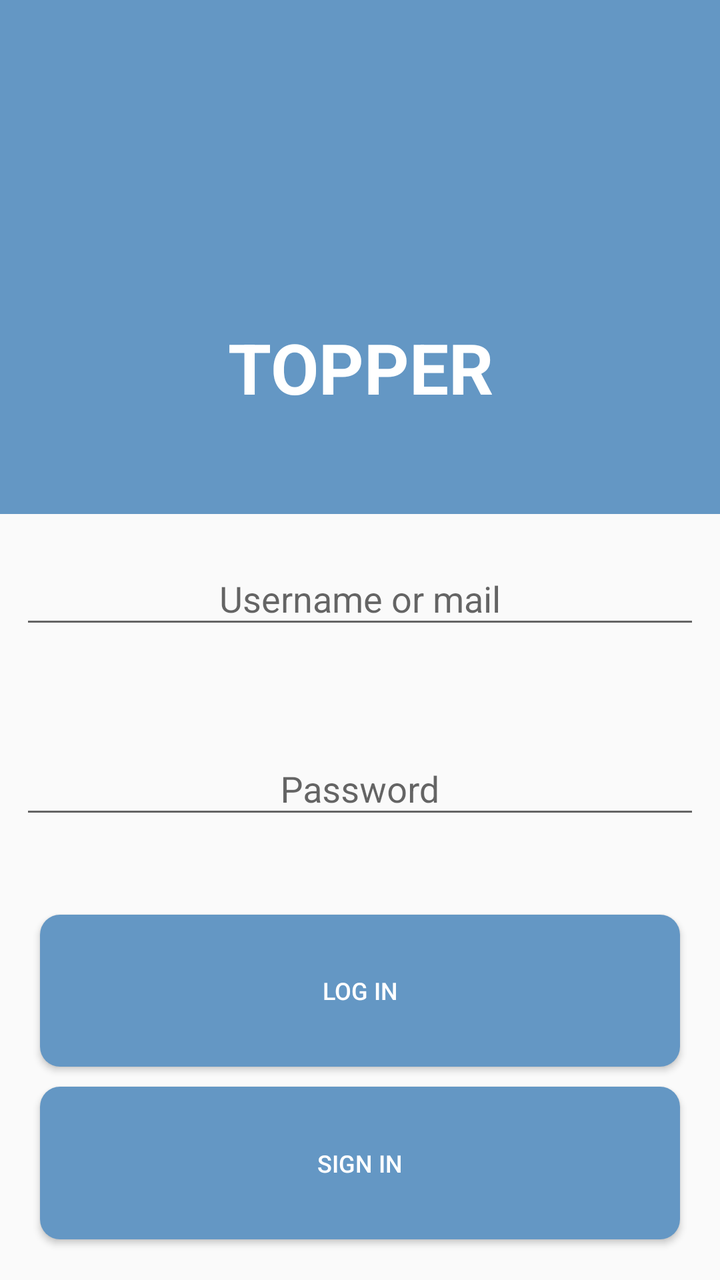
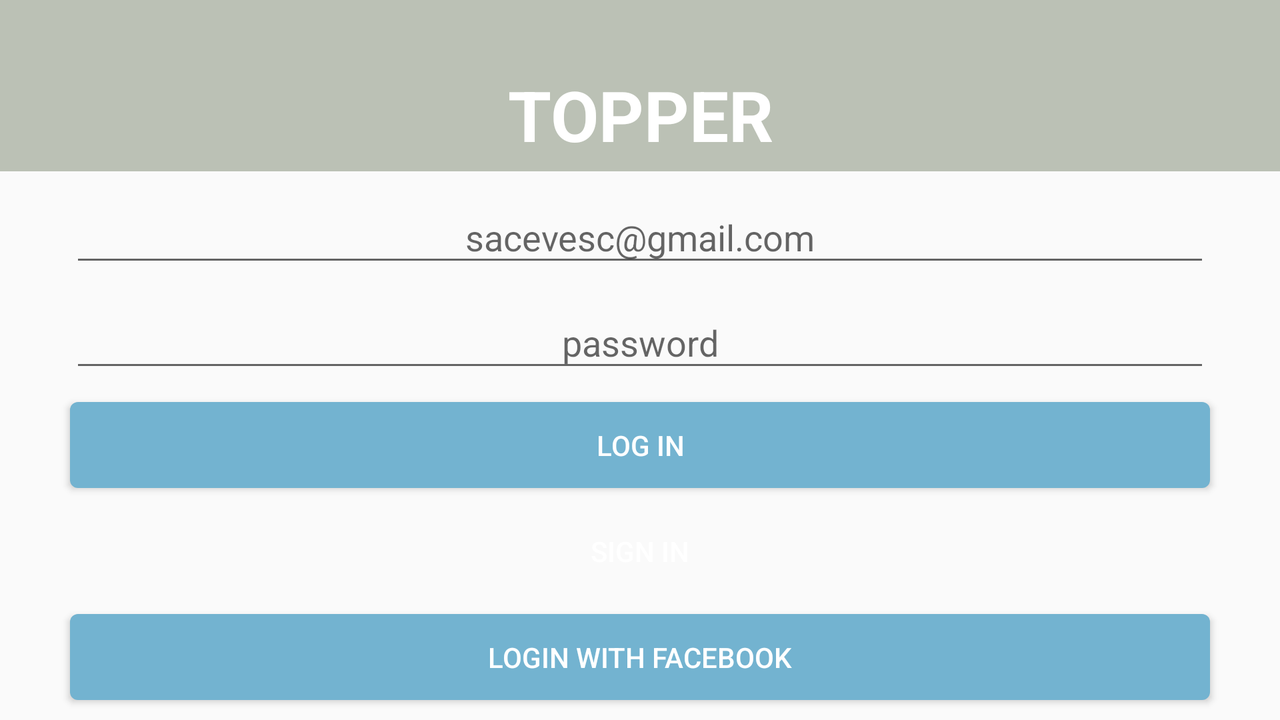

One screen, two layout resources from the same app: the default and the repository's alternative for another configuration. Each is rendered where Android would select it; the XML of both is given below.
<!-- AndroidManifest.xml: application theme AppTheme -->
<!-- res/layout/activity_login.xml -->
<?xml version="1.0" encoding="utf-8"?>
<LinearLayout xmlns:android="http://schemas.android.com/apk/res/android"
    xmlns:tools="http://schemas.android.com/tools"
    android:layout_width="match_parent"
    android:layout_height="match_parent"
    android:layout_gravity="center"
    android:orientation="vertical"
    tools:context="mx.iteso.escalaapp.activities.ActivityLogin">

    <TextView
        android:id="@+id/activity_login_title"
        android:layout_width="match_parent"
        android:layout_height="@dimen/no_dp"
        android:layout_marginBottom="@dimen/ten"
        android:layout_weight="2.7"
        android:background="@color/colorPrimaryDark"
        android:gravity="center|bottom"
        android:padding="@dimen/fifty"
        android:text="@string/app_name"
        android:textAllCaps="true"
        android:textColor="@android:color/white"
        android:textSize="@dimen/thirty_five_sp"
        android:textStyle="bold"
        />

    <android.support.design.widget.TextInputLayout
        android:layout_width="match_parent"
        android:layout_height="0dp"
        android:layout_weight="1">
    <EditText
        android:id="@+id/activity_login_name"
        android:layout_width="match_parent"
        android:layout_height="wrap_content"
        android:layout_marginEnd="@dimen/ten"
        android:layout_marginStart="@dimen/ten"
        android:layout_marginTop="@dimen/ten"
        android:gravity="center"
        android:hint="Username or mail"
        android:inputType="textEmailAddress"
        android:maxLines="1"
        android:textColor="@color/colorPrimaryDark" />
    </android.support.design.widget.TextInputLayout>

    <LinearLayout
        android:layout_width="match_parent"
        android:layout_height="0dp"
        android:layout_weight="1">

        <android.support.design.widget.TextInputLayout
            android:layout_width="0dp"
            android:layout_height="wrap_content"
            android:layout_weight="0.9">

            <EditText
                android:id="@+id/activity_login_password"
                android:layout_width="match_parent"
                android:layout_height="wrap_content"
                android:layout_margin="@dimen/ten"
                android:layout_weight="1"
                android:gravity="center"
                android:hint="Password"
                android:inputType="textPassword"
                android:maxLines="1"
                android:textColor="@color/colorPrimaryDark" />
        </android.support.design.widget.TextInputLayout>


    </LinearLayout>


    <Button
        android:id="@+id/activity_login_button"
        android:layout_width="match_parent"
        android:layout_height="0dp"
        android:layout_marginBottom="@dimen/ten"
        android:layout_marginLeft="@dimen/twenty"
        android:layout_marginRight="@dimen/twenty"
        android:layout_weight="0.8"
        android:background="@drawable/button_login"
        android:text="@string/log_in"
        android:textColor="@color/colorWhite"
        android:textSize="@dimen/twelve_sp" />
    <Button
        android:id="@+id/activity_login_signin_button"
        android:layout_width="match_parent"
        android:layout_height="0dp"
        android:layout_marginBottom="@dimen/twenty"
        android:layout_marginLeft="@dimen/twenty"
        android:layout_marginRight="@dimen/twenty"
        android:layout_weight="0.8"
        android:background="@drawable/button_login"
        android:text="@string/sign_in"
        android:textColor="@color/colorWhite"
        android:textSize="@dimen/twelve_sp" />


</LinearLayout>
<!-- resources referenced by this layout -->
<resources>
  <color name="colorPrimaryDark">#6497c4</color>
  <color name="colorWhite">#FFFFFF</color>
  <dimen name="fifty">50dp</dimen>
  <dimen name="no_dp">0dp</dimen>
  <dimen name="ten">10dp</dimen>
  <dimen name="thirty_five_sp">35sp</dimen>
  <dimen name="twelve_sp">12sp</dimen>
  <dimen name="twenty">20dp</dimen>
  <!-- drawable button_login (drawable) -->
  <?xml version="1.0" encoding="utf-8"?>
  <selector xmlns:android="http://schemas.android.com/apk/res/android">
  
      <item android:state_pressed="true">
          <shape android:shape="rectangle">
              <corners android:radius="@dimen/ten" />
              <solid android:color="@color/colorPrimary"></solid>
              <stroke android:width="@dimen/two" android:color="@color/colorPrimary" />
  
          </shape>
      </item>
      <item>
          <shape android:shape="rectangle">
              <corners android:radius="@dimen/ten" />
              <solid android:color="@color/colorPrimaryDark"></solid>
  
          </shape>
      </item>
  </selector>
  <string name="app_name">Topper</string>
  <string name="log_in">Log In</string>
  <string name="sign_in">Sign In</string>
  <style name="AppTheme" parent="Theme.AppCompat.Light.DarkActionBar">
          
          <item name="colorPrimary">@color/colorPrimary</item>
          <item name="colorPrimaryDark">@color/colorPrimaryDark</item>
          <item name="colorAccent">@color/colorAccent</item>
      </style>
  <color name="colorPrimary">#73b3d0</color>
  <dimen name="two">2dp</dimen>
  <color name="colorAccent">#73b3d2</color>
</resources>
<!-- res/layout-land/activity_login.xml (the repository's variant of the layout above) -->
<!-- drawn on the phone turned sideways -->
<?xml version="1.0" encoding="utf-8"?>
<LinearLayout xmlns:android="http://schemas.android.com/apk/res/android"
    xmlns:tools="http://schemas.android.com/tools"
    android:layout_width="match_parent"
    android:layout_height="match_parent"
    android:orientation="vertical"
    tools:context="mx.iteso.escalaapp.Activities.ActivityLogin">

    <TextView
        android:id="@+id/activity_login_title"
        android:layout_width="match_parent"
        android:layout_height="@dimen/no_dp"
        android:layout_weight="2"
        android:background="@color/colorGrayGreen"
        android:gravity="center|bottom"
        android:padding="@dimen/five"
        android:text="@string/app_name"
        android:textAllCaps="true"
        android:textColor="@android:color/white"
        android:textSize="@dimen/thirty_five_sp"
        android:textStyle="bold"
        />

    <EditText
        android:id="@+id/activity_user"
        android:layout_width="match_parent"
        android:layout_height="@dimen/no_dp"
        android:layout_gravity="center"
        android:layout_marginLeft="@dimen/thirty_five"
        android:layout_marginRight="@dimen/thirty_five"
        android:layout_marginTop="@dimen/ten"
        android:layout_weight="1"
        android:gravity="center"
        android:hint="@string/hint_login"
        android:inputType="textEmailAddress"
        android:textColor="@color/colorPrimary" />

    <EditText
        android:id="@+id/activity_login_password"
        android:layout_width="match_parent"
        android:layout_height="@dimen/no_dp"
        android:layout_gravity="center"
        android:layout_marginLeft="@dimen/thirty_five"
        android:layout_marginRight="@dimen/thirty_five"
        android:layout_marginTop="@dimen/ten"
        android:layout_weight="1"
        android:gravity="center"
        android:hint="password"
        android:inputType="textPassword"
        android:textColor="@color/colorPrimary" />
    <Button
        android:layout_width="match_parent"
        android:layout_height="0dp"
        android:layout_marginLeft="@dimen/thirty_five"
        android:layout_marginRight="@dimen/thirty_five"
        android:layout_marginTop="@dimen/ten"
        android:layout_weight="1"
        android:background="@drawable/button_1"
        android:text="@string/log_in"
        android:textColor="@color/colorWhite" />
    <Button
        android:layout_width="match_parent"
        android:layout_height="0dp"
        android:layout_marginLeft="@dimen/thirty_five"
        android:layout_marginRight="@dimen/thirty_five"
        android:layout_marginTop="@dimen/ten"
        android:layout_weight="1"
        android:background="@drawable/signin_button"
        android:text="@string/sign_in"
        android:textColor="@color/colorWhite" />
    <Button
        android:layout_width="match_parent"
        android:layout_height="0dp"
        android:layout_marginBottom="@dimen/ten"
        android:layout_marginLeft="@dimen/thirty_five"
        android:layout_marginRight="@dimen/thirty_five"
        android:layout_marginTop="@dimen/ten"
        android:layout_weight="1"
        android:background="@drawable/button_1"
        android:text="@string/log_in_facebook"
        android:textColor="@color/colorWhite" />

</LinearLayout>
<!-- resources referenced by the variant -->
<!-- as the phone turned sideways resolves them -->
<resources>
  <color name="colorGrayGreen">#bbc1b5</color>
  <color name="colorPrimary">#73b3d0</color>
  <color name="colorWhite">#FFFFFF</color>
  <dimen name="five">5dp</dimen>
  <dimen name="no_dp">0dp</dimen>
  <dimen name="ten">10dp</dimen>
  <dimen name="thirty_five">35dp</dimen>
  <dimen name="thirty_five_sp">35sp</dimen>
  <!-- drawable button_1 (drawable) -->
  <?xml version="1.0" encoding="utf-8"?>
  <selector xmlns:android="http://schemas.android.com/apk/res/android">
  
      <item android:state_pressed="true">
          <shape android:shape="rectangle">
              <corners android:radius="@dimen/four" />
              <solid android:color="@color/colorPrimaryDark"></solid>
              <stroke android:width="@dimen/two" android:color="@color/colorPrimaryDark" />
  
          </shape>
      </item>
      <item>
      <shape android:shape="rectangle">
          <corners android:radius="@dimen/four" />
          <solid android:color="@color/colorPrimary"></solid>
  
      </shape>
      </item>
  </selector>
  <string name="app_name">Topper</string>
  <string name="hint_login">sacevesc@gmail.com</string>
  <string name="log_in">Log In</string>
  <string name="log_in_facebook">LOGIN WITH FACEBOOK</string>
  <string name="sign_in">Sign In</string>
  <style name="AppTheme" parent="Theme.AppCompat.Light.DarkActionBar">
          
          <item name="colorPrimary">@color/colorPrimary</item>
          <item name="colorPrimaryDark">@color/colorPrimaryDark</item>
          <item name="colorAccent">@color/colorAccent</item>
      </style>
  <dimen name="four">4dp</dimen>
  <color name="colorPrimaryDark">#6497c4</color>
  <dimen name="two">2dp</dimen>
  <color name="colorAccent">#73b3d2</color>
</resources>
